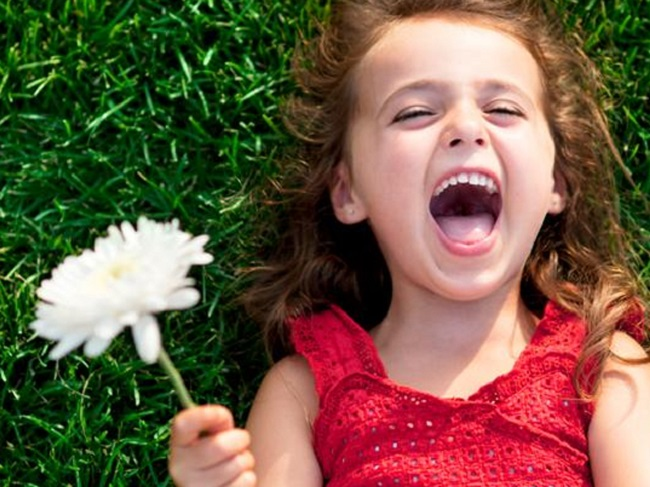
#> input picture Images/alegria.png, 650 x 487 px
$ python ColorEmbedding.py Images/alegria.png
#> lines starting #> are read from the running program, lines starting #| are printed output that depends on the picture
#> further down, image is the input picture: shape (487, 650, 3); mean B, G, R 68, 89.2, 112.8
### ColorSpaceTools.py
import cv2
import numpy as np
import matplotlib.pyplot as plt

################################################################################
#This module defines the functions that are useful in the manipulation of      #
#the color spaces of colored images                                            #
################################################################################


# Function that separates an array into a positive and a negative array
def dividePlusMinus(image):

    # Separate the image in positive(plus) and negative(minus)
    height, width = image.shape

    plus = np.zeros((height, width), np.float32)
    minus = np.zeros((height, width), np.float32)

    # Separate the image in positive(plus) and negative(minus)
    minus = (image - np.abs(image)) / 2
    plus = (image + np.abs(image)) / 2

    return plus, minus


# Adjust image saturation
# [14 lines left out: function saturation, not called in this run]


# Transform an RGB image to YCrCb image
def BGR2YCrCb(image):
    Y = image[:, :, 0] * 0.114 + image[:, :, 1] * 0.587 + image[:, :, 2] * 0.299
    Cr = 0.713 * image[:, :, 2] - 0.713 * Y[:, :]
    Cb = 0.564 * image[:, :, 0] - 0.564 * Y[:, :]

    return cv2.merge([Y, Cr, Cb])
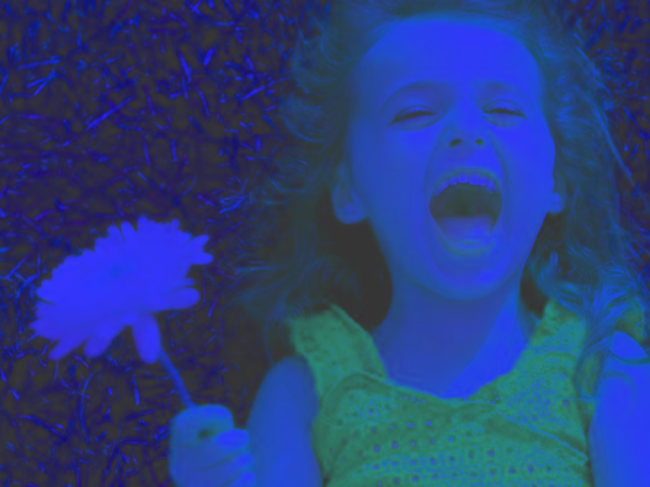
#> returned value: shape (487, 650, 3) float32; mean of channels 0, 1, 2 93.8, 13.5, -14.6; drawn with min black and max white


# Transform an YCbCr image to BGR image
# [14 lines left out: functions YCrCb2BGR, getPSNR, not called in this run]

### ColorEmbedding.py
import cv2
import pywt
import sys
import numpy as np
import glob
import os.path
from pathlib import Path
import ColorSpaceTools as cst

#############################################################################################
#This module cointains the algorithm of the color codification which inserts the            #
#chrominance channels within the luminance channel by using the wavelet transform, creating #
#a texturized grayscale image.                                                              #
#############################################################################################


# Function that incorporate the texture in a RGB imagem
def incorporateTexture(image):
    # Transforming image to double type
    image = np.float32(image)

    # Changing domain to YCrCb
    image = cst.BGR2YCrCb(image)
    Y, Cr, Cb = cv2.split(image)

    # Wavelet Transformation in 2 levels
    (Sl, (Sh1, Sv1, Sd1), (Sh2, Sv2, Sd2)) = pywt.wavedec2(Y, 'db1', level=2)
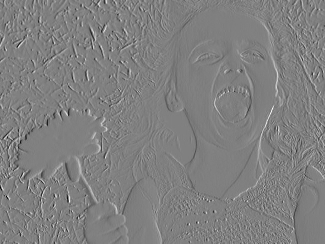
#> Sv2: shape (244, 325) float32; min -100.4, max 98.96, mean -0.1; drawn with min black and max white
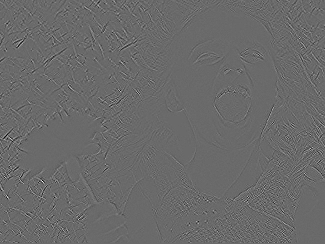
#> Sd2: shape (244, 325) float32; min -29.88, max 41.67, mean 0; drawn with min black and max white

    # Resizing layers
    reducedCb = cv2.resize(
        Cb, (Sd2.shape[1], Sd2.shape[0]), interpolation=cv2.INTER_LANCZOS4)
    reducedCr = cv2.resize(
        Cr, (Sv2.shape[1], Sv2.shape[0]), interpolation=cv2.INTER_LANCZOS4)

    # Acquiring Cb/Cr-plus e Cb/Cr-minus
    CbPlus, CbMinus = cst.dividePlusMinus(reducedCb)
    CrPlus, CrMinus = cst.dividePlusMinus(reducedCr)
#> in dividePlusMinus (call 2), `minus = (image - np.abs(image)) / 2`:
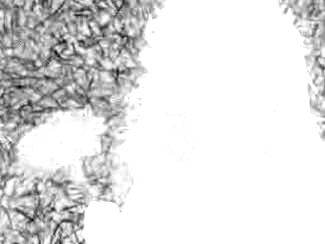
#> minus: shape (244, 325) float32; min -51.02, max 0, mean -6.1; drawn with min black and max white
#> in dividePlusMinus (call 2), `plus = (image + np.abs(image)) / 2`:
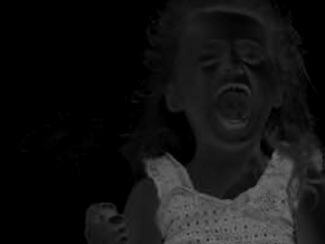
#> plus: shape (244, 325) float32; min 0, max 116, mean 19.6

    # Resizing Cb- to 1/4 of original size
    reducedCbMinus = cv2.resize(
        CbMinus, (Sd1.shape[1], Sd1.shape[0]), interpolation=cv2.INTER_LANCZOS4)
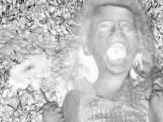
#> reducedCbMinus: shape (122, 163) float32; min -60.72, max 0.906, mean -14.58; drawn with min black and max white

    # Inverse Wavelet Transformation
    newYSecondTry = (pywt.waverec2(
        (Sl, (Sh1, Sv1, reducedCbMinus), (CrPlus, CbPlus, CrMinus)), 'db1'))
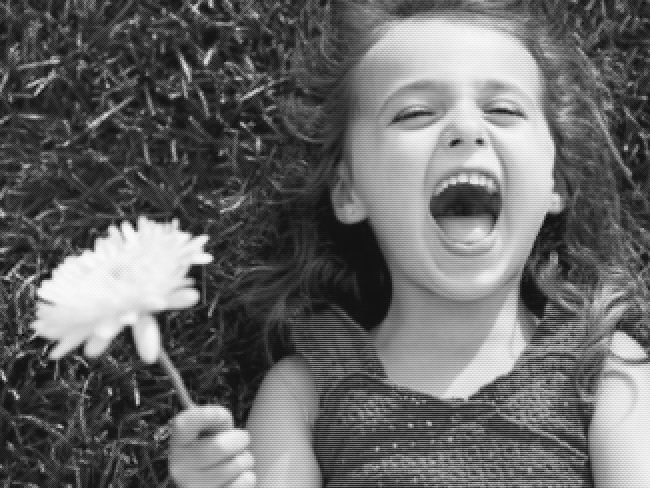
#> newYSecondTry: shape (488, 650) float32; min -20.72, max 260, mean 93.8; drawn with min black and max white

    return newYSecondTry


if __name__ == '__main__':
    FIRST_ARG = 1
    FLAG = 2

    if len(sys.argv) > 2 and sys.argv[FLAG] == '-all':
        temp = Path(sys.argv[1])
        if temp.is_dir() is False:
            print("Invalid path!")
            sys.exit()

        for file in np.sort(glob.glob("%s*.png" % sys.argv[FIRST_ARG])):
            image = cv2.imread(file)
            imageText = incorporateTexture(image)
            cv2.imwrite("%s-text" % (file), imageText)
    else:
        temp = os.path.isfile(sys.argv[FIRST_ARG])
        if temp is False:
            print("Invalid file!")
            sys.exit()
        image = cv2.imread("%s" % sys.argv[FIRST_ARG])
        imageText = incorporateTexture(image)
        cv2.imwrite("%s-text" % (sys.argv[FIRST_ARG]), imageText)
